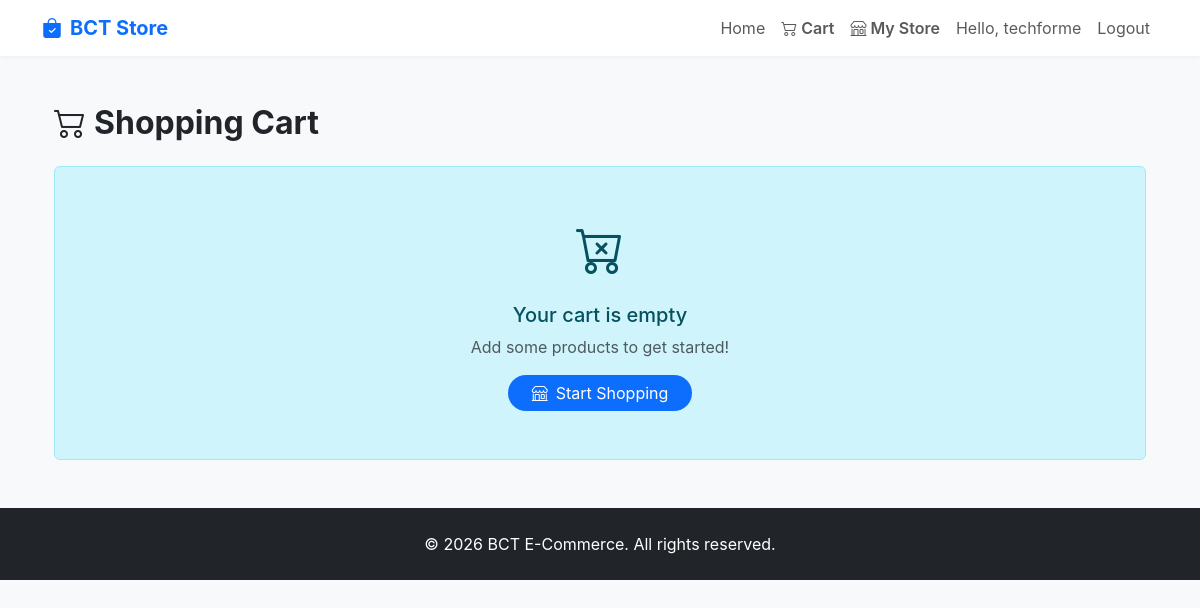
Before: /cart/ (signed in) with the older database file.
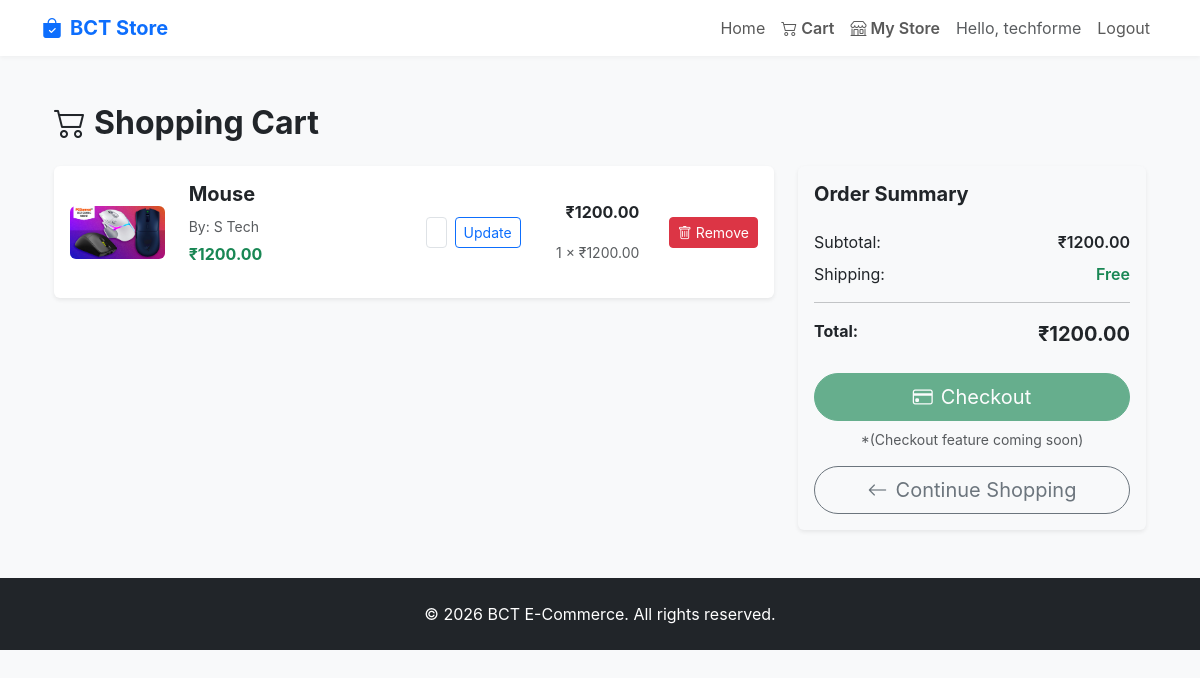
After: the same page with the newer database file.
### store/models.py (models this page shows, shortened)
class CartItem(models.Model):
    cart = models.ForeignKey(Cart, on_delete=models.CASCADE, related_name='items')
    product = models.ForeignKey(Product, on_delete=models.CASCADE)
    quantity = models.IntegerField(default=1, blank=False, null=False)
    added_at = models.DateTimeField(auto_now_add=True)
    def get_total_price(self):
        return self.product.discounted_price * self.quantity

class Product(models.Model):
    store = models.ForeignKey(Store, on_delete=models.CASCADE, related_name='products')
    name = models.CharField(max_length=200)
    description = models.TextField()
    price = models.DecimalField(max_digits=10, decimal_places=2)
    image = models.ImageField(upload_to='product_images/', blank=True, null=True)
    stock = models.IntegerField(default=0)
    discount_percentage = models.DecimalField(max_digits=5, decimal_places=2, default=0, help_text='Discount percentage (0-100)')
    @property
    def discounted_price(self):
        if self.discount_percentage > 0:
            discount_amount = self.price * (self.discount_percentage / 100)
            return self.price - discount_amount
        return self.price

class Store(models.Model):
    owner = models.OneToOneField(User, on_delete=models.CASCADE, related_name='store', null=True, blank=True)
    name = models.CharField(max_length=200)
    description = models.TextField()
    location = models.CharField(max_length=300)

### store/views.py (the view)
# urls.py: path('cart/', views.view_cart, name='view_cart'),
@login_required
def view_cart(request):
    try:
        cart = Cart.objects.get(user=request.user)
        cart_items = cart.items.all()
        total_price = cart.get_total_price()
    except Cart.DoesNotExist:
        cart = None
        cart_items = []
        total_price = 0
    return render(request, 'store/cart.html', {
        'cart': cart,
        'cart_items': cart_items,
        'total_price': total_price,
    })

### store/models.py (called while the page is built)
    def get_total_price(self):
        return sum(item.get_total_price() for item in self.items.all())

### store/templates/store/cart.html (shortened to what the changed rows need)
{% extends 'store/base.html' %}
{% block content %}
<div class="container my-5">
    <h2 class="mb-4 fw-bold"><i class="bi bi-cart2 me-2"></i>Shopping Cart</h2>
    {% if cart_items %}
        <div class="row">
            <div class="col-md-8">
                {% for item in cart_items %}
                <div class="card mb-3 border-0 shadow-sm">
                    <div class="card-body">
                        <div class="row align-items-center">
                            <div class="col-md-2">
                                {% if item.product.images.all|length > 0 %}
                                    <img src="{{ item.product.images.first.image.url }}" class="img-fluid rounded" alt="{{ item.product.name }}">
                                {% elif item.product.image %}
                                    <img src="{{ item.product.image.url }}" class="img-fluid rounded" alt="{{ item.product.name }}">
                                {% else %}
                                    <div class="bg-light d-flex align-items-center justify-content-center rounded" style="height: 100px;">
                                        <i class="bi bi-image text-muted"></i>
                                    </div>
                                {% endif %}
                            </div>
                            <div class="col-md-4">
                                <h5 class="fw-bold">{{ item.product.name }}</h5>
                                <p class="text-muted mb-1"><small>By: {{ item.product.store.name }}</small></p>
                                {% if item.product.discount_percentage > 0 %}
                                <div class="d-flex gap-2 align-items-baseline">
                                    <p class="text-success fw-bold mb-0">₹{{ item.product.discounted_price }}</p>
                                    <p class="text-muted text-decoration-line-through mb-0 small">₹{{ item.product.price }}</p>
                                    <span class="badge bg-danger p-1" style="font-size: 0.70rem;">{{ item.product.discount_percentage }}% OFF</span>
                                </div>
                                {% else %}
                                <p class="text-success fw-bold">₹{{ item.product.price }}</p>
                                {% endif %}
                            </div>
                            <div class="col-md-2">
                                <div class="input-group">
                                    <form action="{% url 'update_cart_item' item.id %}" method="post" class="d-flex gap-2">
                                        <input type="number" name="quantity" class="form-control form-control-sm" value="{{ item.quantity }}" min="1" max="100">
                                        <button type="submit" class="btn btn-sm btn-outline-primary">Update</button>
                                    </form>
                                </div>
                            </div>
                            <div class="col-md-2 text-end">
                                <p class="fw-bold">₹{{ item.get_total_price }}</p>
                                {% if item.product.discount_percentage > 0 %}
                                <small class="text-muted">{{ item.quantity }} × ₹{{ item.product.discounted_price }}</small>
                                {% else %}
                                <small class="text-muted">{{ item.quantity }} × ₹{{ item.product.price }}</small>
                                {% endif %}
                            </div>
                            <div class="col-md-2 text-end">
                                <form action="{% url 'remove_from_cart' item.id %}" method="post" class="d-inline">
                                    <button type="submit" class="btn btn-sm btn-danger"><i class="bi bi-trash me-1"></i>Remove</button>
                                </form>
                            </div>
                        </div>
                    </div>
                </div>
                {% endfor %}
            </div>
            <div class="col-md-4">
                <div class="card border-0 shadow-sm bg-light sticky-top" style="top: 80px;">
                    <div class="card-body">
                        <h5 class="card-title fw-bold mb-4">Order Summary</h5>
                        <div class="d-flex justify-content-between mb-2">
                            <span>Subtotal:</span>
                            <span class="fw-semibold">₹{{ total_price }}</span>
                        </div>
                        <div class="d-flex justify-content-between mb-3">
                            <span>Shipping:</span>
                            <span class="fw-semibold text-success">Free</span>
                        </div>
                        <hr>
                        <div class="d-flex justify-content-between mb-4">
                            <span class="fw-bold">Total:</span>
                            <span class="fw-bold fs-5">₹{{ total_price }}</span>
                        </div>
                        <button class="btn btn-success btn-lg w-100 rounded-pill mb-2" disabled>
                            <i class="bi bi-credit-card me-2"></i>Checkout
                        </button>
                        <small class="text-muted d-block text-center">*(Checkout feature coming soon)</small>
                        <a href="{% url 'home' %}" class="btn btn-outline-secondary btn-lg w-100 rounded-pill mt-3">
                            <i class="bi bi-arrow-left me-2"></i>Continue Shopping
                        </a>
                    </div>
                </div>
            </div>
        </div>
    {% else %}
        <div class="alert alert-info text-center py-5">
            <i class="bi bi-cart-x" style="font-size: 3rem;"></i>
            <h5 class="mt-3">Your cart is empty</h5>
            <p class="text-muted mb-3">Add some products to get started!</p>
            <a href="{% url 'home' %}" class="btn btn-primary rounded-pill px-4">
                <i class="bi bi-shop me-2"></i>Start Shopping
            </a>
        </div>
    {% endif %}
</div>
{% endblock %}

Changed rows visible on the page:
added CartItem: product.image (picture), product.name "Mouse", product.store.name "S Tech", product.price "1200.00", quantity "1", get_total_price "1200.00"
Other visible differences:
{{ total_price }}: (not shown) → "1200.00"
text no longer shown: "Your cart is empty Add some products to get started! Start Shopping"
text now shown: "Order Summary Subtotal: ₹ Shipping: Free Total: ₹ Checkout *(Checkout feature coming soon) Continue Shopping"
